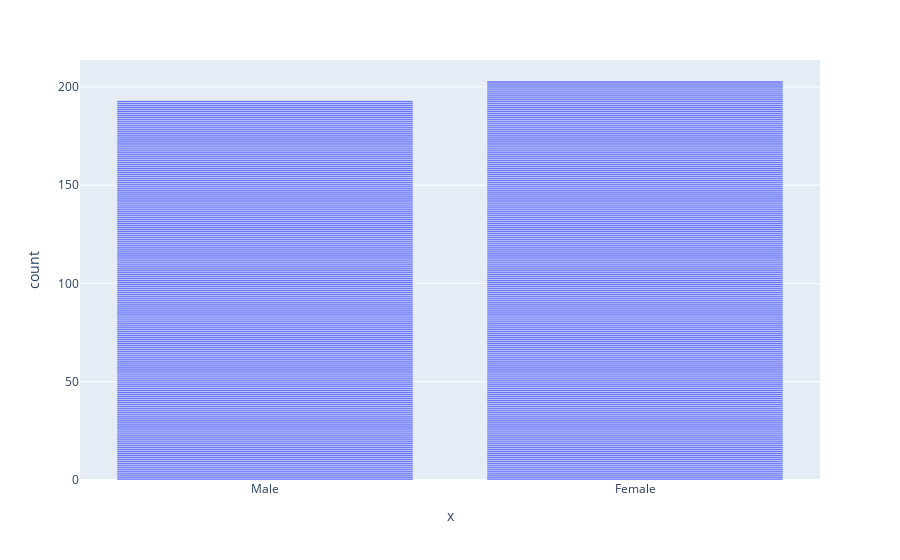

The notebook cell this image was saved under:
### Code cell
fig = px.bar(x=df['Gender'])
fig.show()

### Figure 1 — Plotly figure (JSON) as saved in the notebook; plotly's stock layout.template omitted (floating-point values rounded to 4 significant figures; data arrays with more than 128 entries replaced by an {"elided": "..."} marker saying what was removed)
{"data": [{"alignmentgroup": "True", "hovertemplate": "x=%{x}<br>count=%{y}<extra></extra>", "legendgroup": "", "marker": {"color": "#636efa", "pattern": {"shape": ""}}, "name": "", "offsetgroup": "", "orientation": "v", "showlegend": false, "textposition": "auto", "type": "bar", "x": {"elided": "400 str values"}, "xaxis": "x", "y": {"elided": "400 int values"}, "yaxis": "y"}], "layout": {"barmode": "relative", "legend": {"tracegroupgap": 0}, "margin": {"t": 60}, "xaxis": {"anchor": "y", "domain": [0, 1], "title": {"text": "x"}}, "yaxis": {"anchor": "x", "domain": [0, 1], "title": {"text": "count"}}}}
